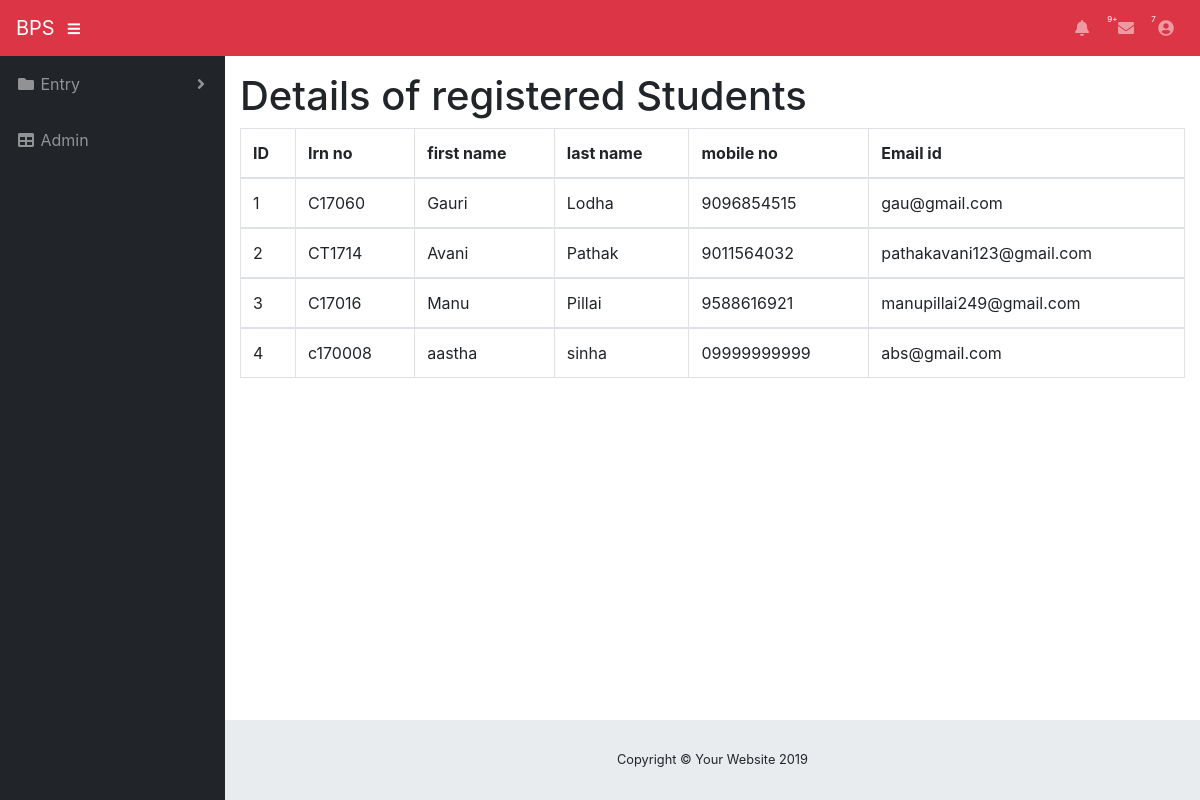
Page /BEP/admin.php on the committed database.
### tables this page shows
CREATE TABLE `student_info` (
  `id` int(11) NOT NULL,
  `irn_no` varchar(255) NOT NULL,
  `first_name` varchar(255) NOT NULL,
  `last_name` varchar(255) NOT NULL,
  `p_year` varchar(255) NOT NULL,
  `branch` varchar(255) NOT NULL,
  `email_stud` varchar(255) NOT NULL,
  `room_no` varchar(255) NOT NULL,
  `mobile_stud` varchar(255) NOT NULL,
  `password_one` varchar(255) NOT NULL
);

### BEP/admin.php (the view, shortened to what this page needs)
<?php include"includes/header.php";?>
<?php include"includes/navigation.php";?>
  <div id="wrapper">
    <?php include"includes/sidebar.php";?>
    <div id="content-wrapper">
      <div class="container-fluid">
      <h1>Details of registered Students</h1>
      <table class="table table-bordered" id="turfs" width="100%" cellspacing="0">
              <thead>
                <tr>
                  <th>ID</th>
                  <th>Irn no</th>
                  <th>first name</th>
                  <th> last name</th>
                  <th>mobile no</th>
                  <th>Email id</th>
                </tr>
              </thead>
              <?php
                   $query = "SELECT * FROM student_info ";
                   $query_result = mysqli_query($connection,$query);
                   if($query_result)
                   {
                       $id=1;
                       while($row = mysqli_fetch_assoc($query_result))
                       {
                                $irn_no=$row['irn_no'];
                                $first_name=$row['first_name'];
                                $last_name=$row['last_name'];
                                $email_stud=$row['email_stud'];
                                $mobile_stud=$row['mobile_stud'];
                           echo
                           "  <tbody>
                           <tr>
                           <td>$id</td>
                           <td>$irn_no</td>
                           <td>$first_name</td>
                           <td>$last_name</td>
                           <td>$mobile_stud</td>
                           <td>$email_stud</td>
                           </tr>
                       </tbody>";
                       $id++;
                       }
                   }
                   else
                   {
                       echo "Error in query";
                   }
              ?>
             </table>
      </div>
    </div>
  </div>
      <footer class="sticky-footer">
        <div class="container my-auto">
          <div class="copyright text-center my-auto">
            <span>Copyright © Your Website 2019</span>
          </div>
        </div>
      </footer>
  <?php include"includes/footer.php";?>

### BEP/includes/header.php (shortened to what this page needs)
<!DOCTYPE html>
<html lang="en">
<head>
  <link href="vendor/fontawesome-free/css/all.min.css" rel="stylesheet" type="text/css">
  <link href="vendor/datatables/dataTables.bootstrap4.css" rel="stylesheet">
  <link href="css/sb-admin.css" rel="stylesheet">
</head>
<body id="page-top">

### BEP/includes/navigation.php (shortened to what this page needs)
<nav class="navbar navbar-expand navbar-dark bg-danger static-top">
<a class="navbar-brand mr-1" href="../index.php">BPS</a>
<button class="btn btn-link btn-sm text-white order-1 order-sm-0" id="sidebarToggle" href="#">
  <i class="fas fa-bars"></i>
</button>
<ul class="navbar-nav ml-auto ml-md-6">
  <li class="nav-item dropdown no-arrow mx-1">
    <a class="nav-link dropdown-toggle" href="#" id="alertsDropdown" role="button" data-toggle="dropdown" aria-haspopup="true" aria-expanded="false">
      <i class="fas fa-bell fa-fw"></i>
      <span class="badge badge-danger">9+</span>
    </a>
  </li>
  <li class="nav-item dropdown no-arrow mx-1">
    <a class="nav-link dropdown-toggle" href="#" id="messagesDropdown" role="button" data-toggle="dropdown" aria-haspopup="true" aria-expanded="false">
      <i class="fas fa-envelope fa-fw"></i>
      <span class="badge badge-danger">7</span>
    </a>
  </li>
  <li class="nav-item dropdown no-arrow">
    <a class="nav-link dropdown-toggle" href="#" id="userDropdown" role="button" data-toggle="dropdown" aria-haspopup="true" aria-expanded="false">
      <i class="fas fa-user-circle fa-fw"></i>
    </a>
  </li>
</ul>
</nav>

### BEP/includes/sidebar.php (shortened to what this page needs)
<ul class="sidebar navbar-nav">
      <li class="nav-item dropdown">
        <a class="nav-link dropdown-toggle" href="#" id="pagesDropdown" role="button" data-toggle="dropdown" aria-haspopup="true" aria-expanded="false">
          <i class="fas fa-fw fa-folder"></i>
          <span>Entry</span>
        </a>
      </li>
      <li class="nav-item">
        <a class="nav-link" href="admin_entry.php">
          <i class="fas fa-fw fa-table"></i>
          <span>Admin</span></a>
      </li>
    </ul>

### BEP/includes/footer.php (shortened to what this page needs)
</body>
</html>

### rows in the picture
student_info: irn_no "C17060", first_name "Gauri", last_name "Lodha", mobile_stud "9096854515", email_stud "gau@gmail.com"
student_info: irn_no "CT1714", first_name "Avani", last_name "Pathak", mobile_stud "9011564032", email_stud "pathakavani123@gmail.com"
student_info: irn_no "C17016", first_name "Manu", last_name "Pillai", mobile_stud "9588616921", email_stud "manupillai249@gmail.com"
student_info: irn_no "c170008", first_name "aastha", last_name "sinha", mobile_stud "09999999999", email_stud "abs@gmail.com"
